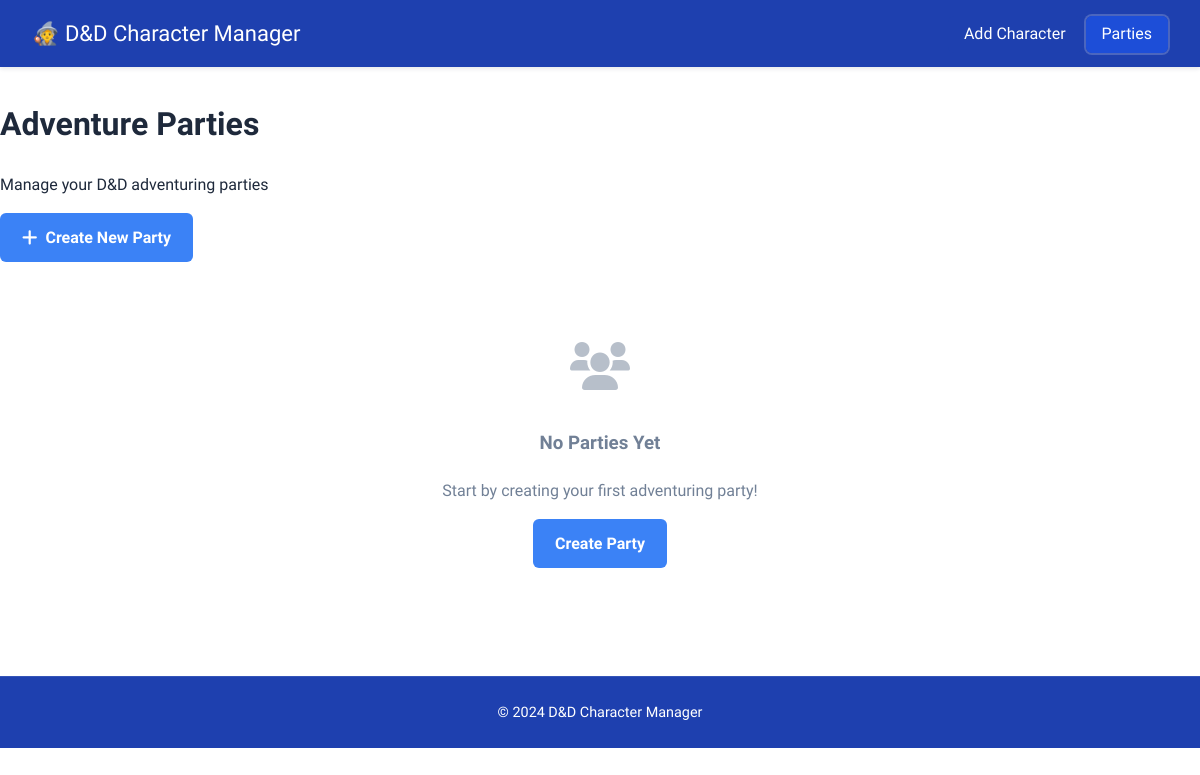
The page /parties on the database as committed earlier.
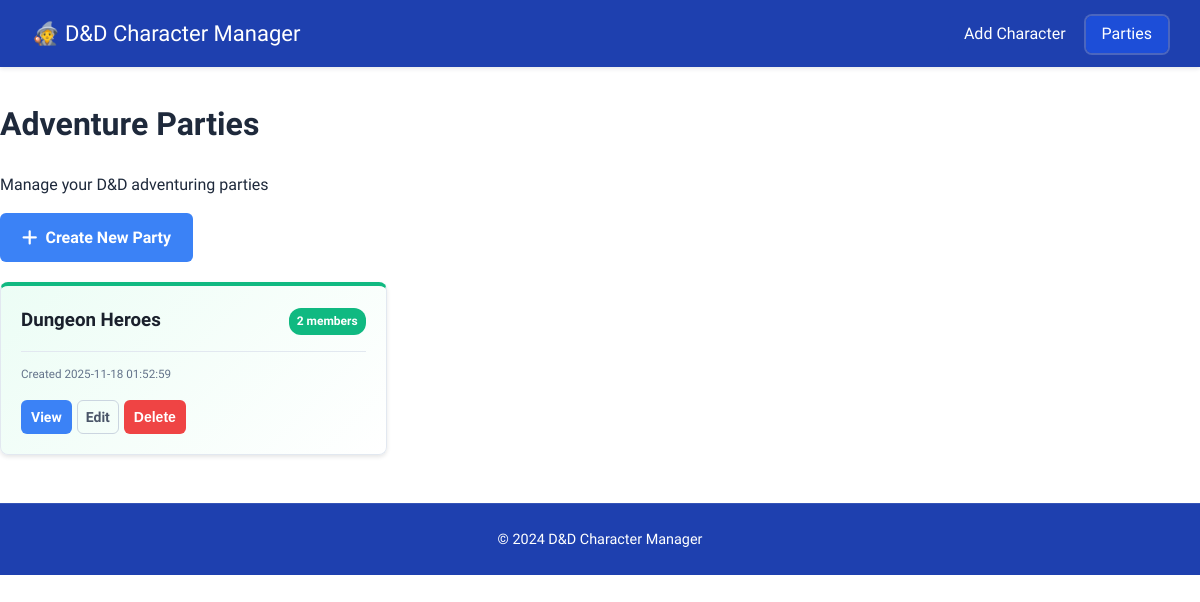
The same page on the database as committed later.
### tables this page shows
CREATE TABLE parties (
    id INTEGER PRIMARY KEY AUTOINCREMENT,
    name TEXT NOT NULL,
    description TEXT,
    background TEXT,
    created_at TIMESTAMP DEFAULT CURRENT_TIMESTAMP
);

### flask-example/app.py (the view)
    @app.route('/parties')
    def parties():
        db = get_db()
        parties = db.execute('''
            SELECT p.*, COUNT(cp.character_id) as member_count
            FROM parties p
            LEFT JOIN character_parties cp ON p.id = cp.party_id
            GROUP BY p.id
            ORDER BY p.created_at DESC
        ''').fetchall()
        return render_template('parties.html', parties=parties, active_page='parties')

### flask-example/db.py (called while the page is built)
def get_db():
    if 'db' not in g:
        database_path = current_app.config['DATABASE']
        g.db = sqlite3.connect(database_path)
        g.db.row_factory = sqlite3.Row
    return g.db

### flask-example/templates/parties.html (shortened to what this page needs)
{% extends "base.html" %}
{% block content %}
<div class="container">
    <div class="page-header">
        <h1>Adventure Parties</h1>
        <p>Manage your D&D adventuring parties</p>
    </div>
    <div class="actions-bar">
        <a href="{{ url_for('add_party') }}" class="btn btn-primary">
            <i class="fas fa-plus"></i> Create New Party
        </a>
    </div>
    {% if parties %}
        <div class="party-grid">
            {% for party in parties %}
                {% set theme_class = 'theme-' + ((party.member_count or 0) % 6 + 1)|string %}
                <div class="party-card {{ theme_class }}">
                    <div class="party-header">
                        <h3>{{ party.name }}</h3>
                        <div class="party-badge">
                            <span class="member-count">{{ party.member_count or 0 }} members</span>
                        </div>
                    </div>
                    <div class="party-meta">
                        <div class="party-date">
                            <small>Created {{ party.created_at if party.created_at else 'Unknown' }}</small>
                        </div>
                    </div>
                    <div class="party-actions">
                        <a href="{{ url_for('party_detail', party_id=party.id) }}" class="btn btn-sm btn-primary">View</a>
                        <a href="{{ url_for('edit_party', party_id=party.id) }}" class="btn btn-sm btn-outline">Edit</a>
                        <form method="POST" action="{{ url_for('delete_party', party_id=party.id) }}" style="display: inline-flex;">
                            <button type="submit" class="btn btn-sm btn-danger" onclick="return confirm('Are you sure you want to delete this party?')">Delete</button>
                        </form>
                    </div>
                </div>
            {% endfor %}
        </div>
    {% else %}
        <div class="empty-state">
            <i class="fas fa-users fa-3x"></i>
            <h3>No Parties Yet</h3>
            <p>Start by creating your first adventuring party!</p>
            <a href="{{ url_for('add_party') }}" class="btn btn-primary">Create Party</a>
        </div>
    {% endif %}
</div>
{% endblock %}

### flask-example/templates/base.html (shortened to what this page needs)
<!DOCTYPE html>
<html lang="en">
<head>
    <link rel="stylesheet" href="https://cdnjs.cloudflare.com/ajax/libs/font-awesome/6.0.0-beta3/css/all.min.css">
    <link rel="stylesheet" href="{{ url_for('static', filename='css/styles.css') }}">
</head>
<body>
    <header class="header" role="banner">
        <div class="logo">
            <a href="{{ url_for('index') }}" class="logo-link" aria-label="Home page">&#x1F9D9; D&D Character Manager</a>
        </div>
        {% set current_page = active_page | default('') %}
        <nav class="nav-links" aria-label="Main navigation">
            <a href="{{ url_for('add_character') }}" class="btn-link{% if current_page == 'add_character' %} active{% endif %}" {% if current_page == 'add_character' %}aria-current="page"{% endif %}>Add Character</a>
            <a href="{{ url_for('parties') }}" class="btn-link{% if current_page == 'parties' %} active{% endif %}" {% if current_page == 'parties' %}aria-current="page"{% endif %}>Parties</a>
        </nav>
    </header>
    {% block content %}{% endblock %}
    <footer class="footer" role="contentinfo">
        &copy; 2024 D&D Character Manager
    </footer>
</body>
</html>

### flask-example/static/css/styles.css (style rules this page uses)
:root { --color-neutral-100: #ffffff; --color-neutral-200: #f8fafc; --color-neutral-300: #f1f5f9; --color-neutral-400: #e2e8f0; --color-neutral-500: #94a3b8; --color-secondary-500: #2563eb; --color-secondary-600: #1d4ed8; --color-secondary-700: #1e40af; --color-accent-500: #3b82f6; --color-accent-600: #2563eb; --color-accent-700: #1d4ed8; --text-primary: #1e293b; --text-secondary: #475569; --text-on-accent: #ffffff; --primary-color: var(--color-secondary-700); --primary-hover: var(--color-secondary-600); --secondary-color: var(--color-secondary-500); --light-bg: var(--color-neutral-200); --card-bg: var(--color-neutral-100); --border-color: var(--color-neutral-400); --shadow-color: rgba(30, 41, 59, 0.1); --success-color: #10b981; --warning-color: #f59e0b; --error-color: #ef4444; }
body { margin: 0; font-family: 'Cardo', Georgia, serif; box-sizing: border-box; line-height: 1.6; color: var(--text-primary); background-color: var(--light-bg); background-color: var(--color-neutral-100); color: var(--text-primary); }
.btn-link { color: white; text-decoration: none; padding: 0.5rem 1rem; border-radius: 6px; transition: all 0.2s ease; font-weight: 500; background-color: var(--primary-color); }
.btn-link.active { background-color: var(--primary-hover); box-shadow: 0 0 0 2px rgba(255, 255, 255, 0.2); }
.btn { display: inline-flex; align-items: center; justify-content: center; padding: 0.6rem 1.25rem; border: 2px solid transparent; border-radius: 6px; font-weight: 600; font-size: 1rem; cursor: pointer; text-decoration: none; transition: all 0.2s ease; outline: none; }
.btn i { margin-right: 0.5rem; font-size: 1.1em; }
.btn-primary { background-color: var(--color-accent-500); color: var(--text-on-accent); border: 2px solid transparent; }
.btn-outline { background-color: transparent; color: var(--color-accent-500); border: 2px solid var(--color-accent-500); }
.btn-sm { padding: 0.375rem 0.875rem; font-size: 0.875rem; }
.btn-danger { background-color: var(--error-color); color: white; }
a { color: var(--color-secondary-700); text-decoration: none; transition: color 0.2s ease, background-color 0.2s ease; font-weight: 500; border-bottom: 2px solid transparent; }
.header { background-color: var(--primary-color); color: white; display: flex; justify-content: space-between; align-items: center; padding: 1rem 2rem; margin-bottom: 2rem; box-shadow: 0 2px 4px var(--shadow-color); }
.logo-link { font-family: 'Cardo', cursive; font-size: 22px; color: white; text-decoration: none; transition: color 0.3s ease; }
.footer { background-color: var(--primary-color); color: white; text-align: center; padding: 1.5rem; margin-top: 3rem; font-size: 0.9rem; border-top: 1px solid rgba(255, 255, 255, 0.1); }

### flask-example/templates/parties.html (style rules this page uses)
.party-grid { display: grid; grid-template-columns: repeat(auto-fill, minmax(350px, 1fr)); gap: 20px; margin-top: 20px; }
.party-card { background: white; border-radius: 8px; padding: 20px; box-shadow: 0 2px 4px rgba(0,0,0,0.1); border: 1px solid #e2e8f0; transition: transform 0.2s ease, box-shadow 0.2s ease; }
.party-header { display: flex; justify-content: space-between; align-items: center; margin-bottom: 15px; }
.party-header h3 { margin: 0; color: #1a202c; }
.party-actions { display: flex; gap: 5px; }
.member-count, .created-date { display: flex; align-items: center; gap: 5px; }
.actions-bar { margin-bottom: 20px; }
.btn-sm { padding: 4px 8px; font-size: 0.875rem; }
.btn-outline { background: transparent; border: 1px solid #cbd5e0; color: #4a5568; }
.party-badge { background: #f1f5f9; padding: 4px 8px; border-radius: 12px; font-size: 0.75rem; font-weight: 600; }
.party-meta { margin: 15px 0; padding-top: 10px; border-top: 1px solid #e2e8f0; }
.party-date { color: #64748b; font-size: 0.875rem; }
.theme-3 { border-top: 4px solid #10b981; background: linear-gradient(135deg, #ecfdf5 0%, #ffffff 100%); }
.theme-3 .party-badge { background: #10b981; color: white; }

Rows that differ between the two databases and show on the page:
added parties: name "Dungeon Heroes", id "2", created_at "2025-11-18 01:52:59"
Other text that changed with them:
text no longer shown: "No Parties Yet Start by creating your first adventuring party! Create Party"
